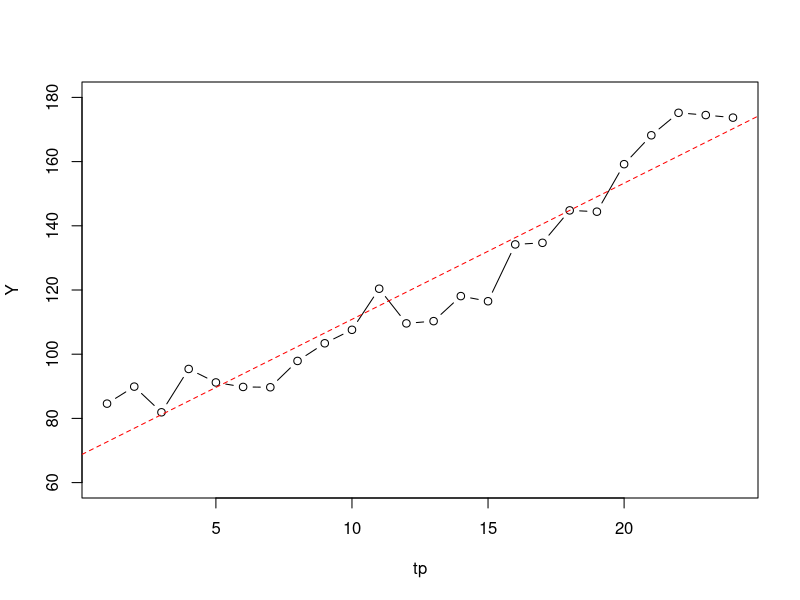

Write the R code that produced this figure.
Y = ts(c (84.6, 89.9, 81.9, 
          95.4, 91.2, 89.8, 89.7, 
          97.9, 103.4, 107.6, 
          120.4, 109.6, 110.3, 
          118.1, 116.5, 134.2, 
          134.7, 144.8, 144.4, 
          159.2, 168.2, 175.2, 
          174.5, 173.7), frequency
       = 1)
tp = c(1:length(Y))
reg = lm (Y ~ tp)
plot(tp, Y, type= "b", 
     ylim = c(60,180))
abline(reg, col = "red", 
       lty = 2)
print("dados com k igual a 4")
k = 4
filter(Y, c(1/2*k, rep(1/k, k-1), 1/2*k), sides= 2)
print("Soma: ")
sum(c(1/(2*k), rep(1/k, k-1), 1/(2*k)))
